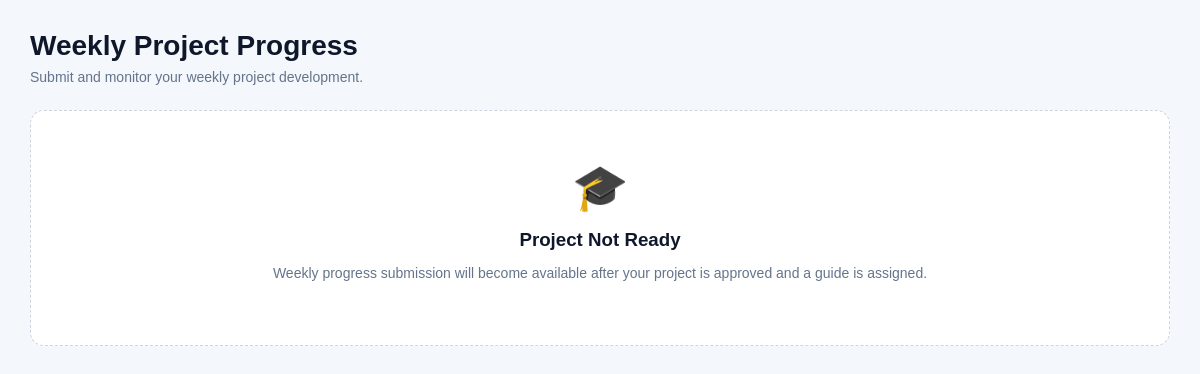
Page /student/progress/ (signed in) on the earlier database version.
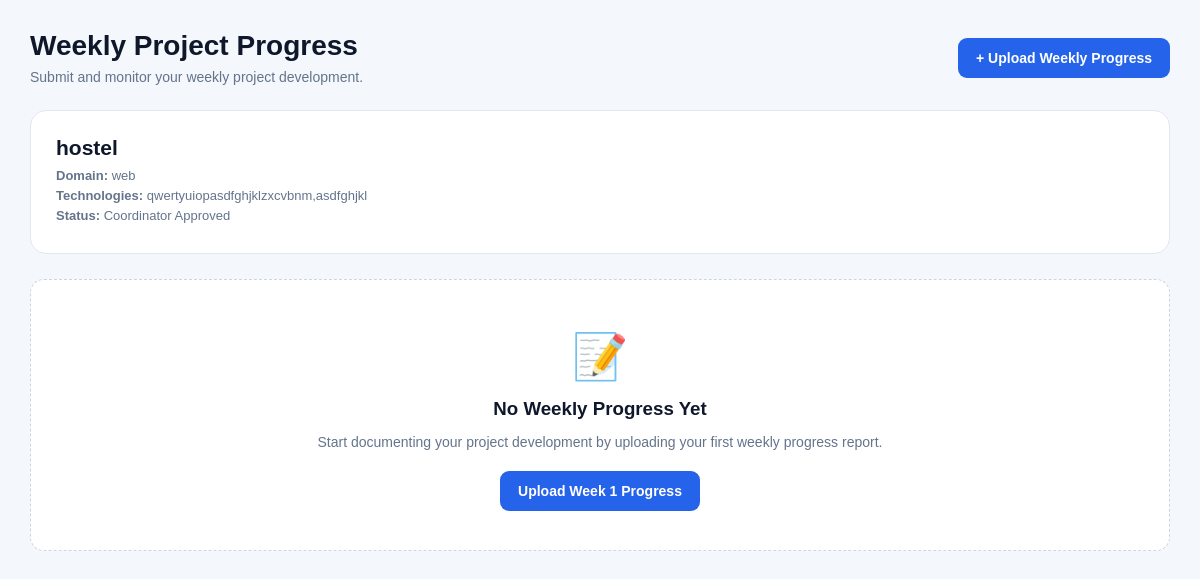
Same page on the later database version.
### projects/models.py (models this page shows, shortened)
class ProjectProposal(models.Model):
    STATUS_CHOICES = [
        ("SUBMITTED", "Submitted"),
        ("EXPERT_ASSIGNED", "Expert Assigned"),
        ("CHANGES_REQUESTED", "Changes Requested"),
        ("EXPERT_APPROVED", "Expert Approved"),
        ("COORDINATOR_APPROVED", "Coordinator Approved"),
        ("GUIDE_ASSIGNED", "Guide Assigned"),
        ("GUIDE_REJECTED", "Guide Rejected"),
        ("IN_PROGRESS", "In Progress"),
        ("COMPLETED", "Completed"),
    ]
    student = models.ForeignKey(
        settings.AUTH_USER_MODEL,
        on_delete=models.CASCADE,
        related_name="project_proposals",
        limit_choices_to={"role": "STUDENT"},
    )
    title = models.CharField(max_length=255)
    abstract = models.TextField(blank=True)
    domain = models.CharField(
        max_length=255,
        blank=True
    )
    technologies = models.TextField(
        blank=True
    )
    description = models.TextField(
        blank=True
    )
    proposal_document = models.FileField(
        upload_to="proposals/",
        blank=True,
        null=True
    )
    expert_comments = models.TextField(
        blank=True,
        null=True
    )
    status = models.CharField(
        max_length=30,
        choices=STATUS_CHOICES,
        default="SUBMITTED"
    )
    submitted_at = models.DateTimeField(
        auto_now_add=True
    )
    updated_at = models.DateTimeField(
        auto_now=True
    )
    domain_expert = models.ForeignKey(
        settings.AUTH_USER_MODEL,
        on_delete=models.SET_NULL,
        null=True,
        blank=True,
        related_name="expert_proposals",
        limit_choices_to={"role": "EXPERT"},
    )
    guide = models.ForeignKey(
        settings.AUTH_USER_MODEL,
        on_delete=models.SET_NULL,
        null=True,
        blank=True,
        related_name="guided_proposals",
        limit_choices_to={"role": "GUIDE"},
    )
    guide_rejection_reason = models.TextField(
        blank=True,
        null=True
    )
    guide_rejected_at = models.DateTimeField(
        blank=True,
        null=True
    )

### accounts/views.py (the view)
@login_required
def student_progress(request):
    if request.user.is_superuser:
        return redirect(
            "accounts:coordinator_dashboard"
        )
    if request.user.role != "STUDENT":
        return redirect(
            "accounts:dashboard"
        )
    project = (
        ProjectProposal.objects
        .filter(
            student=request.user,
            status__in=[
                "COORDINATOR_APPROVED",
                "GUIDE_ASSIGNED",
                "IN_PROGRESS",
                "COMPLETED",
            ]
        )
        .select_related(
            "guide"
        )
        .order_by("-updated_at")
        .first()
    )
    if project:
        progress_reports = (
            ProjectProgress.objects
            .filter(
                project=project,
                student=request.user
            )
            .order_by(
                "-week_number",
                "-submitted_at"
            )
        )
    else:
        progress_reports = ProjectProgress.objects.none()
    context = {
        "project": project,
        "progress_reports": progress_reports,
    }
    return render(
        request,
        "student/progress.html",
        context
    )

### templates/student/progress.html (shortened to what this page needs)
{% extends "base.html" %}
{% block content %}
<div class="progress-page">
    <div class="progress-header">
        <div>
            <h1>
                Weekly Project Progress
            </h1>
            <p>
                Submit and monitor your weekly project development.
            </p>
        </div>
        {% if project %}
            <a href="{% url 'accounts:add_progress' %}"
               class="add-progress-btn">
                + Upload Weekly Progress
            </a>
        {% endif %}
    </div>
    {% if project %}
        <div class="project-card">
            <h2>
                {{ project.title }}
            </h2>
            <p>
                <strong>Domain:</strong>
                {{ project.domain }}
            </p>
            <p>
                <strong>Technologies:</strong>
                {{ project.technologies }}
            </p>
            <p>
                <strong>Status:</strong>
                {{ project.get_status_display }}
            </p>
        </div>
        <div class="progress-list">
            {% if progress_reports %}
                {% for progress in progress_reports %}
                    <div class="progress-item">
                        <div class="progress-top">
                            <span class="week-badge">
                                Week {{ progress.week_number }}
                            </span>
                            <span class="status-badge">
                                {{ progress.get_status_display }}
                            </span>
                        </div>
                        <h3>
                            {{ progress.title }}
                        </h3>
                        <div class="progress-description">
                            {{ progress.description|linebreaks }}
                        </div>
                        {% if progress.document %}
                            <div class="progress-document">
                                📎
                                <a href="{{ progress.document.url }}"
                                   target="_blank">
                                    View Uploaded Document
                                </a>
                            </div>
                        {% endif %}
                        {% if progress.guide_feedback %}
                            <div class="feedback-box">
                                <strong>
                                    👨‍🏫 Guide Feedback
                                </strong>
                                <p>
                                    {{ progress.guide_feedback }}
                                </p>
                            </div>
                        {% endif %}
                    </div>
                {% endfor %}
            {% else %}
                <div class="empty-box">
                    <div class="icon">
                        📝
                    </div>
                    <h3>
                        No Weekly Progress Yet
                    </h3>
                    <p>
                        Start documenting your project development
                        by uploading your first weekly progress report.
                    </p>
                    <br>
                    <a href="{% url 'accounts:add_progress' %}"
                       class="add-progress-btn">
                        Upload Week 1 Progress
                    </a>
                </div>
            {% endif %}
        </div>
    {% else %}
        <div class="empty-box">
            <div class="icon">
                🎓
            </div>
            <h3>
                Project Not Ready
            </h3>
            <p>
                Weekly progress submission will become available
                after your project is approved and a guide is assigned.
            </p>
        </div>
    {% endif %}
</div>
{% endblock %}

Differences in the rows shown:
added ProjectProposal: title "hostel", domain "web", technologies "qwertyuiopasdfghjklzxcvbnm,asdfghjkl", status "Coordinator Approved"
Other differences:
text no longer shown: "🎓 Project Not Ready Weekly progress submission will become available after your project is approved and a guide is assigned."
text now shown: "+ Upload Weekly Progress Domain: Technologies: Status: 📝 No Weekly Progress Yet Start documenting your project development by uploading your first weekly progress report. Upload Week 1 Progress"
